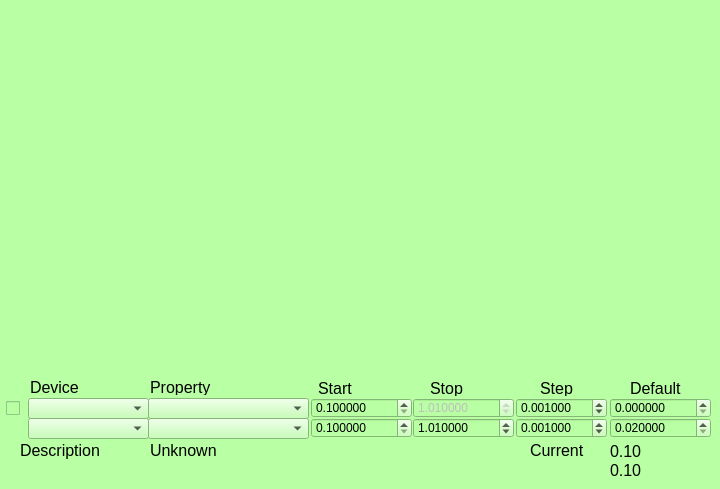
    <widget class="QWidget" name="freqScan">
     <property name="styleSheet">
      <string notr="true">background-color: rgb(185, 255, 164);</string>
     </property>
     <attribute name="title">
      <string>Frequency Scan</string>
     </attribute>
     <widget class="QwtPlot" name="freq_scan_qwt_plot">
      <property name="geometry">
       <rect>
        <x>30</x>
        <y>20</y>
        <width>661</width>
        <height>351</height>
       </rect>
      </property>
     </widget>
     <widget class="QLabel" name="freq_description">
      <property name="geometry">
       <rect>
        <x>150</x>
        <y>440</y>
        <width>371</width>
        <height>21</height>
       </rect>
      </property>
      <property name="font">
       <font>
        <pointsize>12</pointsize>
       </font>
      </property>
      <property name="text">
       <string>Unknown</string>
      </property>
     </widget>
     <widget class="QDoubleSpinBox" name="freq_stop">
      <property name="geometry">
       <rect>
        <x>413</x>
        <y>418</y>
        <width>101</width>
        <height>20</height>
       </rect>
      </property>
      <property name="styleSheet">
       <string notr="true">font: 11pt &quot;MS Shell Dlg 2&quot;;</string>
      </property>
      <property name="decimals">
       <number>6</number>
      </property>
      <property name="minimum">
       <double>0.100000000000000</double>
      </property>
      <property name="maximum">
       <double>9999999.990000000223517</double>
      </property>
      <property name="value">
       <double>1.010000000000000</double>
      </property>
     </widget>
     <widget class="QDoubleSpinBox" name="freq_step">
      <property name="geometry">
       <rect>
        <x>516</x>
        <y>418</y>
        <width>91</width>
        <height>20</height>
       </rect>
      </property>
      <property name="styleSheet">
       <string notr="true">font: 11pt &quot;MS Shell Dlg 2&quot;;</string>
      </property>
      <property name="decimals">
       <number>6</number>
      </property>
      <property name="minimum">
       <double>-999999.998999999952503</double>
      </property>
      <property name="maximum">
       <double>999999.998999999952503</double>
      </property>
      <property name="singleStep">
       <double>0.001000000000000</double>
      </property>
      <property name="value">
       <double>0.001000000000000</double>
      </property>
     </widget>
     <widget class="QDoubleSpinBox" name="freq_start">
      <property name="geometry">
       <rect>
        <x>311</x>
        <y>418</y>
        <width>101</width>
        <height>20</height>
       </rect>
      </property>
      <property name="styleSheet">
       <string notr="true">font: 11pt &quot;MS Shell Dlg 2&quot;;</string>
      </property>
      <property name="decimals">
       <number>6</number>
      </property>
      <property name="minimum">
       <double>0.100000000000000</double>
      </property>
      <property name="maximum">
       <double>999999.989999999990687</double>
      </property>
     </widget>
     <widget class="QLabel" name="label_13">
      <property name="geometry">
       <rect>
        <x>318</x>
        <y>380</y>
        <width>41</width>
        <height>16</height>
       </rect>
      </property>
      <property name="font">
       <font>
        <pointsize>12</pointsize>
       </font>
      </property>
      <property name="text">
       <string>Start </string>
      </property>
     </widget>
     <widget class="QLabel" name="label_14">
      <property name="geometry">
       <rect>
        <x>430</x>
        <y>380</y>
        <width>41</width>
        <height>16</height>
       </rect>
      </property>
      <property name="font">
       <font>
        <pointsize>12</pointsize>
       </font>
      </property>
      <property name="text">
       <string>Stop </string>
      </property>
     </widget>
     <widget class="QLabel" name="label_15">
      <property name="geometry">
       <rect>
        <x>540</x>
        <y>380</y>
        <width>41</width>
        <height>16</height>
       </rect>
      </property>
      <property name="font">
       <font>
        <pointsize>12</pointsize>
       </font>
      </property>
      <property name="text">
       <string>Step</string>
      </property>
     </widget>
     <widget class="QLabel" name="freq_current">
      <property name="geometry">
       <rect>
        <x>610</x>
        <y>460</y>
        <width>81</width>
        <height>20</height>
       </rect>
      </property>
      <property name="font">
       <font>
        <pointsize>12</pointsize>
       </font>
      </property>
      <property name="contextMenuPolicy">
       <enum>Qt::DefaultContextMenu</enum>
      </property>
      <property name="text">
       <string>0.10</string>
      </property>
     </widget>
     <widget class="QComboBox" name="freq_device">
      <property name="geometry">
       <rect>
        <x>28</x>
        <y>418</y>
        <width>121</width>
        <height>21</height>
       </rect>
      </property>
      <property name="styleSheet">
       <string notr="true">font: 10pt &quot;MS Shell Dlg 2&quot;;</string>
      </property>
     </widget>
     <widget class="QLabel" name="label_12">
      <property name="geometry">
       <rect>
        <x>630</x>
        <y>380</y>
        <width>61</width>
        <height>16</height>
       </rect>
      </property>
      <property name="font">
       <font>
        <pointsize>12</pointsize>
       </font>
      </property>
      <property name="text">
       <string>Default </string>
      </property>
     </widget>
     <widget class="QDoubleSpinBox" name="freq_default">
      <property name="geometry">
       <rect>
        <x>610</x>
        <y>418</y>
        <width>101</width>
        <height>20</height>
       </rect>
      </property>
      <property name="styleSheet">
       <string notr="true">font: 11pt &quot;MS Shell Dlg 2&quot;;</string>
      </property>
      <property name="decimals">
       <number>6</number>
      </property>
      <property name="minimum">
       <double>0.020000000000000</double>
      </property>
      <property name="maximum">
       <double>999999.989999999990687</double>
      </property>
      <property name="singleStep">
       <double>1.000000000000000</double>
      </property>
     </widget>
     <widget class="QLabel" name="label_17">
      <property name="geometry">
       <rect>
        <x>20</x>
        <y>440</y>
        <width>131</width>
        <height>21</height>
       </rect>
      </property>
      <property name="font">
       <font>
        <pointsize>12</pointsize>
       </font>
      </property>
      <property name="text">
       <string>Description</string>
      </property>
     </widget>
     <widget class="QLabel" name="label_10">
      <property name="geometry">
       <rect>
        <x>30</x>
        <y>373</y>
        <width>51</width>
        <height>28</height>
       </rect>
      </property>
      <property name="minimumSize">
       <size>
        <width>0</width>
        <height>28</height>
       </size>
      </property>
      <property name="font">
       <font>
        <pointsize>12</pointsize>
       </font>
      </property>
      <property name="text">
       <string>Device</string>
      </property>
     </widget>
     <widget class="QLabel" name="label_18">
      <property name="geometry">
       <rect>
        <x>150</x>
        <y>379</y>
        <width>71</width>
        <height>16</height>
       </rect>
      </property>
      <property name="font">
       <font>
        <pointsize>12</pointsize>
       </font>
      </property>
      <property name="text">
       <string>Property</string>
      </property>
     </widget>
     <widget class="QComboBox" name="freq_property">
      <property name="geometry">
       <rect>
        <x>148</x>
        <y>418</y>
        <width>161</width>
        <height>21</height>
       </rect>
      </property>
      <property name="styleSheet">
       <string notr="true">font: 10pt &quot;MS Shell Dlg 2&quot;;</string>
      </property>
     </widget>
     <widget class="QComboBox" name="freq_device_2">
      <property name="geometry">
       <rect>
        <x>28</x>
        <y>398</y>
        <width>121</width>
        <height>21</height>
       </rect>
      </property>
      <property name="styleSheet">
       <string notr="true">font: 10pt &quot;MS Shell Dlg 2&quot;;</string>
      </property>
     </widget>
     <widget class="QLabel" name="label_16">
      <property name="geometry">
       <rect>
        <x>530</x>
        <y>440</y>
        <width>61</width>
        <height>21</height>
       </rect>
      </property>
      <property name="font">
       <font>
        <pointsize>12</pointsize>
       </font>
      </property>
      <property name="text">
       <string>Current</string>
      </property>
     </widget>
     <widget class="QDoubleSpinBox" name="freq_stop_2">
      <property name="enabled">
       <bool>false</bool>
      </property>
      <property name="geometry">
       <rect>
        <x>413</x>
        <y>398</y>
        <width>101</width>
        <height>20</height>
       </rect>
      </property>
      <property name="styleSheet">
       <string notr="true">font: 11pt &quot;MS Shell Dlg 2&quot;;</string>
      </property>
      <property name="decimals">
       <number>6</number>
      </property>
      <property name="minimum">
       <double>0.100000000000000</double>
      </property>
      <property name="maximum">
       <double>9999999.990000000223517</double>
      </property>
      <property name="value">
       <double>1.010000000000000</double>
      </property>
     </widget>
     <widget class="QDoubleSpinBox" name="freq_step_2">
      <property name="geometry">
       <rect>
        <x>516</x>
        <y>398</y>
        <width>91</width>
        <height>20</height>
       </rect>
      </property>
      <property name="styleSheet">
       <string notr="true">font: 11pt &quot;MS Shell Dlg 2&quot;;</string>
      </property>
      <property name="decimals">
       <number>6</number>
      </property>
      <property name="minimum">
       <double>-999999.998999999952503</double>
      </property>
      <property name="maximum">
       <double>999999.998999999952503</double>
      </property>
      <property name="singleStep">
       <double>0.001000000000000</double>
      </property>
      <property name="value">
       <double>0.001000000000000</double>
      </property>
     </widget>
     <widget class="QDoubleSpinBox" name="freq_default_2">
      <property name="geometry">
       <rect>
        <x>610</x>
        <y>398</y>
        <width>101</width>
        <height>20</height>
       </rect>
      </property>
      <property name="styleSheet">
       <string notr="true">font: 11pt &quot;MS Shell Dlg 2&quot;;</string>
      </property>
      <property name="decimals">
       <number>6</number>
      </property>
      <property name="maximum">
       <double>999999.989999999990687</double>
      </property>
      <property name="singleStep">
       <double>1.000000000000000</double>
      </property>
     </widget>
     <widget class="QComboBox" name="freq_property_2">
      <property name="geometry">
       <rect>
        <x>148</x>
        <y>398</y>
        <width>161</width>
        <height>21</height>
       </rect>
      </property>
      <property name="styleSheet">
       <string notr="true">font: 10pt &quot;MS Shell Dlg 2&quot;;</string>
      </property>
     </widget>
     <widget class="QDoubleSpinBox" name="freq_start_2">
      <property name="geometry">
       <rect>
        <x>311</x>
        <y>398</y>
        <width>101</width>
        <height>20</height>
       </rect>
      </property>
      <property name="styleSheet">
       <string notr="true">font: 11pt &quot;MS Shell Dlg 2&quot;;</string>
      </property>
      <property name="decimals">
       <number>6</number>
      </property>
      <property name="minimum">
       <double>0.100000000000000</double>
      </property>
      <property name="maximum">
       <double>999999.989999999990687</double>
      </property>
     </widget>
     <widget class="QCheckBox" name="freq_checkBox_2">
      <property name="enabled">
       <bool>true</bool>
      </property>
      <property name="geometry">
       <rect>
        <x>6</x>
        <y>398</y>
        <width>20</width>
        <height>20</height>
       </rect>
      </property>
      <property name="text">
       <string/>
      </property>
     </widget>
     <widget class="QLabel" name="freq_current_2">
      <property name="geometry">
       <rect>
        <x>610</x>
        <y>441</y>
        <width>81</width>
        <height>20</height>
       </rect>
      </property>
      <property name="font">
       <font>
        <pointsize>12</pointsize>
       </font>
      </property>
      <property name="contextMenuPolicy">
       <enum>Qt::DefaultContextMenu</enum>
      </property>
      <property name="text">
       <string>0.10</string>
      </property>
     </widget>
    </widget>
